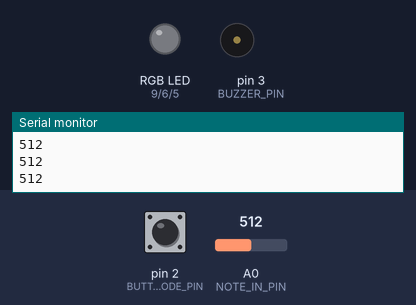
This sketch was run on a simulated Arduino Uno, built with avr-gcc and run on an emulated ATmega328P. Parts: an RGB LED mixed from three pins (HIGH = lit), buzzer (waves = sounding), the last lines printed to the serial monitor. The inputs (shaded band) are chosen by the test bench; at power-on: pin 2 (BUTTON_MODE_PIN) LOW, A0 (NOTE_IN_PIN) = 512. Dim RGB values are drawn brighter than linear; random numbers use the default seed unless the sketch sets one.

Above: at 1.2 s.
1.3 s: pin 2 (BUTTON_MODE_PIN) pulled HIGH for 0.15 s
At 1.8 s:
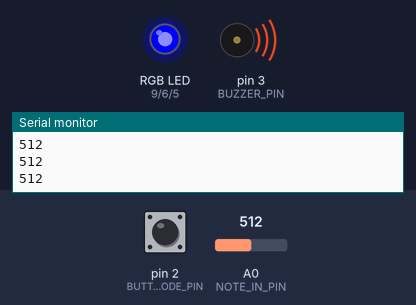
2.9 s: A0 (NOTE_IN_PIN) set to 0
At 4.1 s:
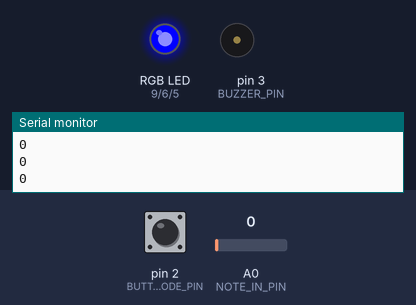
4.4 s: pin 2 (BUTTON_MODE_PIN) pulled HIGH for 1 s
At 5.4 s:
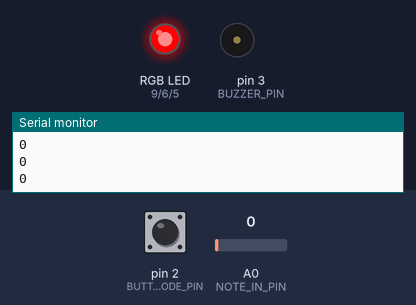
6.9 s: A0 (NOTE_IN_PIN) set to 26
At 7.3 s:
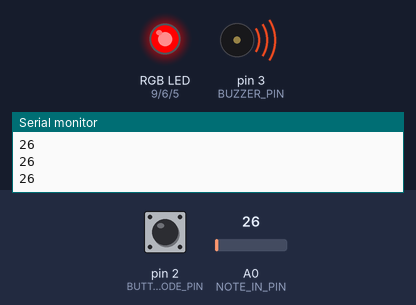
8.4 s: pin 2 (BUTTON_MODE_PIN) pulled HIGH for 0.15 s
At 8.9 s:
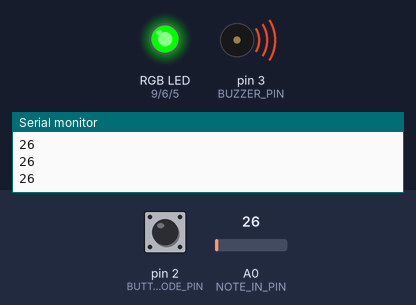
11.4 s: pin 2 (BUTTON_MODE_PIN) pulled HIGH for 3.2 s
At 11.91 s:
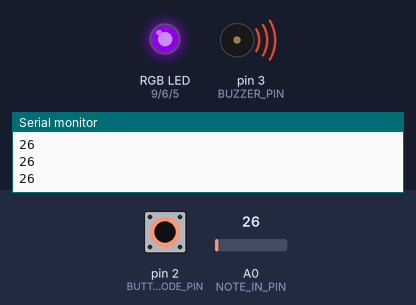
Timing chart, 0 to 14.4 s (numbered marks = the images above; inputs shaded):
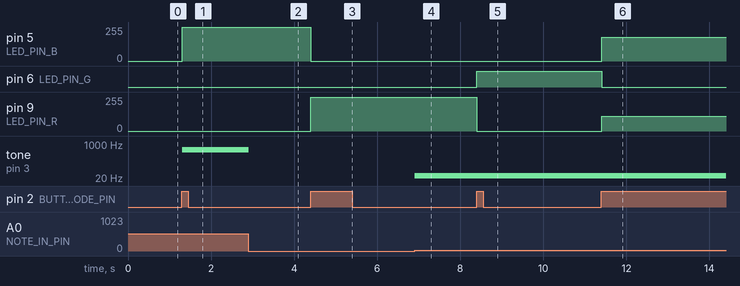

The sketch:

EBBY_CART_360_ETUDE_3_MODE.ino
```cpp
/**********************ETUDE 2 CART 360 2017*******************************
   WELCOME!
   THE PURPOSE OF THIS EXERCISE IS TO DESIGN A VERY SIMPLE KEYBOARD (5 KEYS)
   WHICH ALLOWS YOU TO PLAY LIVE, RECORD, AND PLAYBACK SINGLE NOTES (NO CHORDS).
   THERE WILL BE A BUTTON WHICH WHEN PRESSED WILL TAKE THE USER TO THE NEXT MODE:
   THERE ARE 5 POSSIBLE MODES
   0 ==  reset    ==   led off == also resets
   1 ==  live     ==   led BLUE
   2 ==  record   ==   led RED
   3 ==  play     ==   led GREEN
   4 ==  looper   ==   led PURPLE

   ADDITIONALLY - WHEN THE USER CHANGES MODE,
   THE RGB LED WILL CHANGE COLOR (ACCORDING TO THE SPECIFICATIONS)

   PLEASE FOLLOW THE INSTRUCTIONS IN THE COMMENTS:
   DO NOT ADD ANY MORE FUNCTION DEFINITIONS
   ONLY IMPLEMENT THE FUNCTION DEFINITIONS SUPPLIED
   THERE IS NO NEED TO ADD ANY NEW VARIABLES OR CONSTANTS
   PROVIDE COMMENTS FOR ANY OF THE CODE IMPLEMENTED
   GOOD LUCK!
*/
/**** CONSTANTS ********************************************************/

#define BUTTON_MODE_PIN 2 // Button to change the mode

// constants for RGB LED
#define LED_PIN_R 9 // R PIN
#define LED_PIN_G 6 // G PIN
#define LED_PIN_B 5 // B PIN

// constant for note in (button-resistor ladder on breadboard)
# define NOTE_IN_PIN A0

//constant for max number of notes in array
#define MAX_NOTES 16

// a constant for duration
const int duration = 400;

// constant for pin to output for buzzer
#define BUZZER_PIN 3 // PWM

/******** VARIABLES *****************************************************/
// counter for how many notes we have
int countNotes = 0;
int mode = 0; // start at off
// array to hold the notes played (for record/play mode)
int notes [MAX_NOTES];

int counter, prevButtState, prevButtState02 = 0;

/*************************************************************************/


/**********************SETUP() DO NOT CHANGE*******************************/
// Declare pin mode for the single digital input
void setup()
{
  pinMode(BUTTON_MODE_PIN, INPUT);
  Serial.begin(9600);
  randomSeed(analogRead(0));
}

/**********************LOOP() DO NOT CHANGE *******************************
   INSTRUCTIONS:
   There is NO NEED to change the loop - it establishes the flow of the program
   We call here 3 functions repeatedly:
   1: chooseMode(): this function will determine the mode that your program is in
   based on if the button (linked to the BUTTON_MODE_PIN) was pressed
   2: setRGB(): will set the color of the RGB LED based on the value of the mode variable
   3: selectMode(): will determine which function to call based on the value of the mode variable

**************************************************************************/
void loop()
{
  chooseMode();
  setRGB();
  selectMode();
  Serial.println(analogRead(NOTE_IN_PIN));
//  delay(50);
}
/******************CHOOSEMODE(): IMPLEMENT *********************************
   INSTRUCTIONS:
   Read the value from the Button (linked to the BUTTON_MODE_PIN) and
   if is being pressed then change the mode variable.
   REMEMBER:
   mode == 0 is reset
   mode == 1 is live
   mode == 2 is record
   mode == 3 is play
   mode == 4 is loopMode
   Every time the user presses the button, the program will go to the next mode,
   once it reaches 4, it should go back to mode == 0.
   (i.e. if mode ==2 and we press, then mode ==3) ...
**************************************************************************/
void chooseMode() {
  // IMPLEMENT
  if (digitalRead(BUTTON_MODE_PIN) && prevButtState02 == 0) {
    mode ++;
    prevButtState02 = 1;
  } else if (!digitalRead(BUTTON_MODE_PIN) && prevButtState02 == 1) {
    prevButtState02 = 0;
  }
  if ( mode > 4 ) {
    mode = 0;
  }

}

/******************SETRGB(): IMPLEMENT *********************************
   INSTRUCTIONS:
   Depending on the value of the mode variable:
   if the mode is 0 - RGB LED IS OFF
   if the mode is 1 - RGB LED IS BLUE
   if mode is 2 - RGB LED IS RED
   if mode is 3 - RGB LED IS GREEN
   if mode is 4 - RGB LED iS PURPLE
   YOU MUST USE A SWITCH CASE CONSTRUCT (NOT A SERIES OF IF / ELSE STATEMENTS
**************************************************************************/
void setRGB()
{
  //IMPLEMENT
  switch (mode) {
    case 0:
      analogWrite(LED_PIN_R, 0);
      analogWrite(LED_PIN_G, 0);
      analogWrite(LED_PIN_B, 0);
      break;
    case 1:
      analogWrite(LED_PIN_R, 0);
      analogWrite(LED_PIN_G, 0);
      analogWrite(LED_PIN_B, 255);
      break;
    case 2:
      analogWrite(LED_PIN_R, 255);
      analogWrite(LED_PIN_G, 0);
      analogWrite(LED_PIN_B, 0);
      break;
    case 3:
      analogWrite(LED_PIN_R, 0);
      analogWrite(LED_PIN_G, 255);
      analogWrite(LED_PIN_B, 0);
      break;
    case 4:
      analogWrite(LED_PIN_R, 110);
      analogWrite(LED_PIN_G, 0);
      analogWrite(LED_PIN_B, 177);
      break;
  }
}
/**********************SELECTMODE() DO NOT CHANGE *******************************
   INSTRUCTIONS:
   There is NO NEED to change this function - it selects WHICH function should run based on the mode variable
   There are 4 possibilities
   1: reset(): this function will reset any arrays etc, and will do nothing else
   2: live(): this function will play the corresponding notes
   to the user pressing the respective buttons.
   NOTE:: the notes played are NOT stored
   3: record(): this function will play the corresponding notes
   to the user pressing the respective buttons
   AND will STORE up to 16 consecutive notes in an array.
   4: play(): this function will playback any notes stored in the array that were recorded
   in the previous mode
   5: loopMode(): this function will playback any notes stored in the array that were recorded,
   BUT unlike the previous mode, you can choose in which sequence the notes are played.
   REQUIRED: only play notes from the array (no live stuff)

******************************************************************************/
void selectMode()
{
  if (mode == 0) {
    reset();
  }
  else if (mode == 1) {
    live();
  }
  else if (mode == 2) {
    record();
  }

  else if (mode == 3) {
    play();
  }

  else if (mode == 4) {
    looper();
  }
}
/******************RESET(): IMPLEMENT **************************************
   INSTRUCTIONS:
   this function should ensure that any notes recorded are no longer available
**************************************************************************/
void reset()
{
  // IMPLEMENT
  for (int i = 0; i < MAX_NOTES ; i++) {
    notes [i] = 0;
  }
  counter = 0;
  prevButtState = 0;


}
/******************LIVE(): IMPLEMENT **************************************
   INSTRUCTIONS:
   this function will play the corresponding notes
   to the user pressing the respective buttons
   NOTE:: the notes played are NOT stored
   SO: you need read in the input from the analog input (linked to the button-resistor ladder combo)
   THEN - output the note to the buzzer using the tone() function
**************************************************************************/
void live()
{
  //IMPLEMENT
  if (analogRead(NOTE_IN_PIN) < 3) {
    noTone(BUZZER_PIN);
  } else if (analogRead(NOTE_IN_PIN)) {
    tone (BUZZER_PIN, analogRead(NOTE_IN_PIN));
  }
}
/******************RECORD(): IMPLEMENT **********************************
   INSTRUCTIONS:
   this function will play the corresponding notes
   to the user pressing the respective buttons
   AND will STORE up to 16 consecutive notes in an array.
   SO:you need read in the input from the analog input (linked to the button-resistor ladder combo)
   AND - output the note to the buzzer using the tone() function
   THEN store that note in the array  - BE CAREFUL - you can only allow for up to MAX_NOTES to be stored
**************************************************************************/
void record() {
  // IMPLEMENT

  int noteVal = analogRead(NOTE_IN_PIN);

  if (!noteVal) {
    prevButtState = 0;
    noTone(BUZZER_PIN);
  }
  if (noteVal) {
    if (prevButtState == 0 && counter < MAX_NOTES) {
      notes [counter] = noteVal;
      counter ++;
      prevButtState = 1;
    }
    tone (BUZZER_PIN, noteVal);
  }
}
/******************PLAY(): IMPLEMENT ************************************
   INSTRUCTIONS:
   this function will playback any notes stored in the array that were recorded
   in the previous mode
   SO: you need to go through the array of values (be careful - the user may not have put in MAX_NOTES)
   READ each value IN ORDER
   AND output each note to the buzzer using the tone() function
   ALSO: as long as we are in this mode, the notes are played over and over again
   BE CAREFUL: make sure you allow for the user to get to another mode from the mode button...
**************************************************************************/
void play()
{
  // IMPLEMENT
  for (int i = 0; i < counter; i++) {
    if (digitalRead(BUTTON_MODE_PIN)) {
      chooseMode();
    }
    tone (BUZZER_PIN, notes [i], duration);
    delay (duration/4);
    noTone(BUZZER_PIN);


  }
}
/******************LOOPMODE(): IMPLEMENT *********************************
   INSTRUCTIONS:
   this function will playback any notes stored in the array that were recorded
   in the previous mode
   SO: you need to go through the array of values (be careful - the user may not have put in MAX_NOTES)
   READ values IN ANY ORDERING (You MUST use the array - but you can determine your own sequence)
   AND output each note to the buzzer using the tone() function
   ALSO: as long as we are in this mode, the notes are played over and over again
   BE CAREFUL: make sure you allow for the user to get to another mode from the mode button...
**************************************************************************/
void looper()
{
  //IMPLEMENT

  for (int i = 0; i < counter; i++) {
    if (digitalRead(BUTTON_MODE_PIN)) {
      chooseMode();
    }
    tone (BUZZER_PIN, notes [(int)random(0, counter)], duration);
    delay (duration/4);
    noTone(BUZZER_PIN);
  }

  tone (BUZZER_PIN, analogRead(NOTE_IN_PIN));
  noTone(BUZZER_PIN);
}

/**************************************************************************/
```

Measured:
- after the input at 1.3 s, pin 5 (LED_PIN_B): 0/255 → 255/255 at once; tone on pin 3 (BUZZER_PIN): silent → 512 Hz at once
- after the input at 2.9 s, tone on pin 3 (BUZZER_PIN): 512 Hz → silent at once
- after the input at 4.4 s, pin 5 (LED_PIN_B): 255/255 → 0/255 at once; pin 9 (LED_PIN_R): 0/255 → 255/255 at once
- after the input at 6.9 s, tone on pin 3 (BUZZER_PIN): silent → 26 Hz at once
- after the input at 8.4 s, pin 6 (LED_PIN_G): LOW → HIGH at once; pin 9 (LED_PIN_R): 255/255 → 0/255 at once
- after the input at 11.4 s, pin 5 (LED_PIN_B): 0/255 → 177/255 at once; pin 6 (LED_PIN_G): HIGH → LOW at once; pin 9 (LED_PIN_R): 0/255 → 110/255 at once
